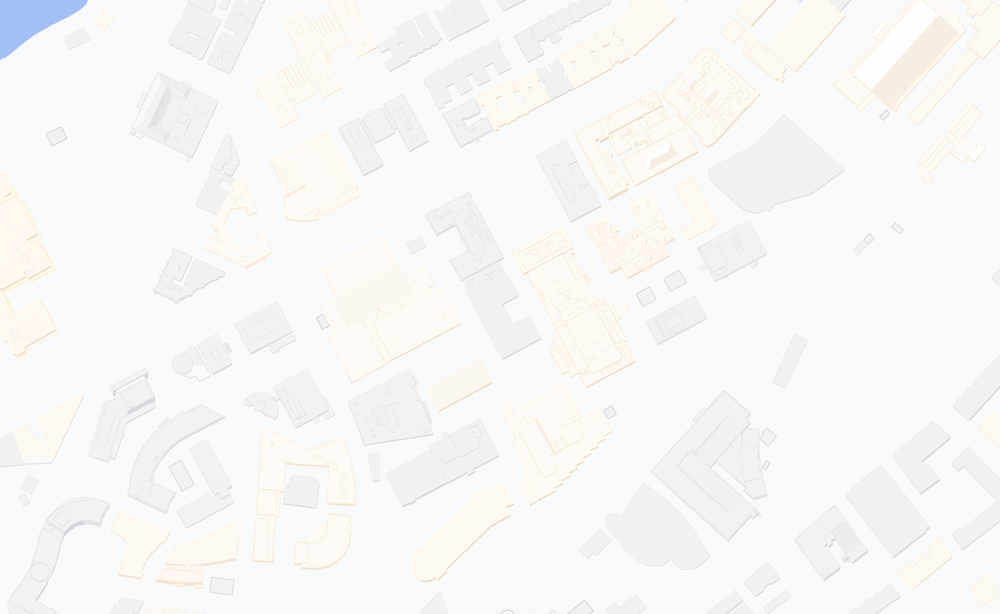
#> input picture images/clean.png, 1000 x 614 px, shrunk from 1872 x 1150 before the run
$ python canny.py
#> lines starting #> are read from the running program, lines starting #| are printed output that depends on the picture
import numpy as np
import cv2 as cv
from matplotlib import pyplot as plt

img = cv.imread('images/clean.png',0)
#> img: shape (614, 1000); min 182, max 255, mean 246.1
#img = cv.imread('images/osm.png',0)
edges = cv.Canny(img, 20, 40)
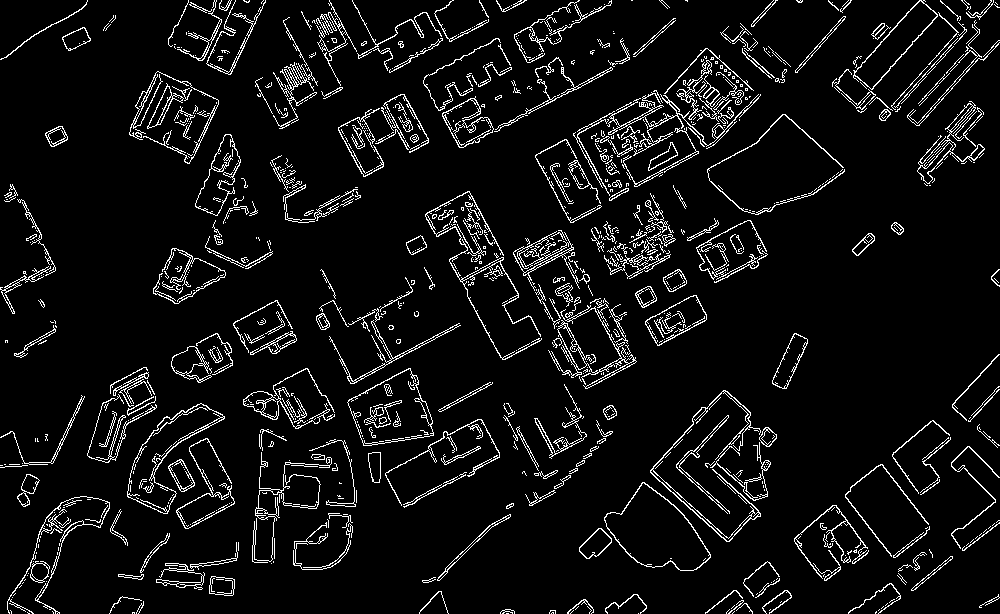
#> edges: shape (614, 1000); 6.6% white in thin lines or dots
plt.subplot(121),plt.imshow(img,cmap = 'gray')
plt.title('Original Image'), plt.xticks([]), plt.yticks([])
plt.subplot(122), plt.imshow(edges,cmap = 'gray')
plt.title('Edge Image'), plt.xticks([]), plt.yticks([])
plt.show()
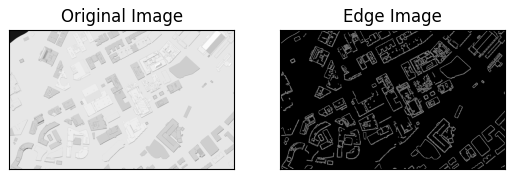
#> figure drawn by matplotlib, 2 panels
